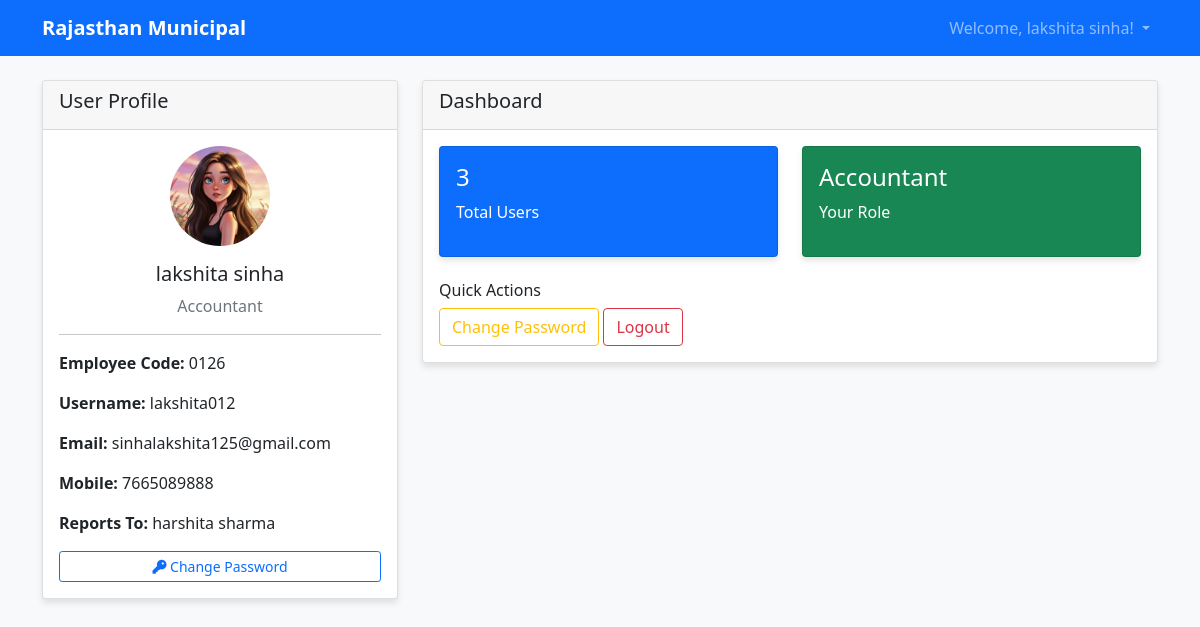
Page /dashboard/ (signed in) on the committed database.
### users/models.py (models this page shows, shortened)
class CustomUser(AbstractUser):
    emp_name = models.CharField(max_length=100, verbose_name="Employee Name")
    emp_code = models.CharField(max_length=20, unique=True, verbose_name="Employee Code")
    mobile_no = models.CharField(max_length=15, verbose_name="Mobile Number")
    report_to = models.ForeignKey(
        'self',
        on_delete=models.SET_NULL,
        null=True,
        blank=True,
        verbose_name="Reports To"
    )
    image = models.ImageField(upload_to='user_images/', blank=True, null=True, verbose_name="Profile Image")
    ROLE_CHOICES = [
        ('assistant_project_manager', 'Assistant Project Manager'),
        ('circle_manager', 'Circle Manager'),
        ('team_leader', 'Team Leader'),
        ('back_office_head', 'Back Office Head'),
        ('back_office', 'Back Office'),
        ('accountant', 'Accountant'),
        ('flying_officer_sspl', 'Flying Officer SSPL'),
        ('revenue_officer', 'Revenue Officer'),
        ('zone_commissioner', 'Zone Commissioner'),
        ('revenue_inspector', 'Revenue Inspector'),
        ('surveyor', 'Surveyor'),
        ('tax_collector', 'Tax Collector'),
        ('tele_caller', 'Tele Caller'),
        ('mis', 'MIS'),
        ('counter', 'Counter'),
        ('commissioner', 'Commissioner'),
        ('oswal', 'Oswal'),
        ('ulb_admin', 'ULB Admin'),
        ('qr_installer', 'QR Installer'),
        ('dc_revenue_first', 'DC Revenue First'),
        ('ro_revenue_first', 'RO Revenue First'),
        ('testt', 'TESTT'),
    ]
    role = models.CharField(
        max_length=30,
        choices=ROLE_CHOICES,
        default='back_office',
        verbose_name="Role"
    )
    first_name = models.CharField(max_length=30, blank=False)
    last_name = models.CharField(max_length=30, blank=False)
    email = models.EmailField(unique=True, blank=False)
    class Meta:
        verbose_name = "User"
        verbose_name_plural = "Users"

### users/views.py (the view)
# urls.py: path('dashboard/', views.dashboard_view, name='dashboard'),
def dashboard_view(request):
    if not request.user.is_authenticated:
        return redirect('login')
    context = {
        'user': request.user,
        'total_users': CustomUser.objects.count(),
    }
    return render(request, 'users/dashboard.html', context)

### users/templates/users/dashboard.html (shortened to what this page needs)
{% extends 'users/base.html' %}
{% block content %}
<div class="row">
    <div class="col-md-4">
        <div class="card">
            <div class="card-header">
                <h5>User Profile</h5>
            </div>
            <div class="card-body text-center">
                {% if user.image %}
                    <img src="{{ user.image.url }}" alt="Profile Image" class="profile-img mb-3">
                {% else %}
                    <div class="bg-secondary rounded-circle d-inline-flex align-items-center justify-content-center mb-3" style="width: 100px; height: 100px;">
                        <i class="text-white" style="font-size: 40px;">👤</i>
                    </div>
                {% endif %}
                <h5>{{ user.emp_name }}</h5>
                <p class="text-muted">{{ user.get_role_display }}</p>
                <hr>
                <div class="text-start">
                    <p><strong>Employee Code:</strong> {{ user.emp_code }}</p>
                    <p><strong>Username:</strong> {{ user.username }}</p>
                    <p><strong>Email:</strong> {{ user.email }}</p>
                    <p><strong>Mobile:</strong> {{ user.mobile_no }}</p>
                    {% if user.report_to %}
                        <p><strong>Reports To:</strong> {{ user.report_to.emp_name }}</p>
                    {% endif %}
                </div>
                <div class="mt-3">
                    <a href="{% url 'change_password' %}" class="btn btn-sm btn-outline-primary w-100">
                        <i class="fas fa-key"></i> Change Password
                    </a>
                </div>
            </div>
        </div>
    </div>
    <div class="col-md-8">
        <div class="card">
            <div class="card-header">
                <h5>Dashboard</h5>
            </div>
            <div class="card-body">
                <div class="row">
                    <div class="col-md-6">
                        <div class="card bg-primary text-white">
                            <div class="card-body">
                                <h4>{{ total_users }}</h4>
                                <p>Total Users</p>
                            </div>
                        </div>
                    </div>
                    <div class="col-md-6">
                        <div class="card bg-success text-white">
                            <div class="card-body">
                                <h4>{{ user.get_role_display }}</h4>
                                <p>Your Role</p>
                            </div>
                        </div>
                    </div>
                </div>
                <div class="mt-4">
                    <h6>Quick Actions</h6>
                    <div class="d-grid gap-2 d-md-block">
                        <a href="{% url 'change_password' %}" class="btn btn-outline-warning">Change Password</a>
                        <a href="{% url 'logout' %}" class="btn btn-outline-danger">Logout</a>
                    </div>
                </div>
            </div>
        </div>
    </div>
</div>
{% endblock %}

### users/templates/users/base.html (shortened to what this page needs)
<!DOCTYPE html>
<html lang="en">
<head>
    <link href="https://cdn.jsdelivr.net/npm/bootstrap@5.1.3/dist/css/bootstrap.min.css" rel="stylesheet">
    <link rel="stylesheet" href="https://cdnjs.cloudflare.com/ajax/libs/font-awesome/6.0.0/css/all.min.css">
</head>
<body class="bg-light">
    <nav class="navbar navbar-expand-lg navbar-dark bg-primary">
        <div class="container">
            <a class="navbar-brand" href="{% url 'home' %}">Rajasthan Municipal</a>
            <div class="navbar-nav ms-auto">
                {% if user.is_authenticated %}
                    <div class="nav-item dropdown">
                        <a class="nav-link dropdown-toggle" href="#" id="navbarDropdown" role="button" data-bs-toggle="dropdown">
                            Welcome, {{ user.emp_name }}!
                        </a>
                    </div>
                {% else %}
                    <a class="nav-link" href="{% url 'login' %}">Login</a>
                    <a class="nav-link" href="{% url 'register' %}">Register</a>
                {% endif %}
            </div>
        </div>
    </nav>
    <div class="container mt-4">
        {% block content %}
        {% endblock %}
    </div>
</body>
</html>

### users/templates/users/base.html (style rules this page uses)
.navbar-brand { font-weight: bold; }
.card { box-shadow: 0 4px 6px rgba(0, 0, 0, 0.1); }
.profile-img { width: 100px; height: 100px; object-fit: cover; border-radius: 50%; }

### rows in the picture
CustomUser: emp_name "lakshita sinha", image (picture), role "Accountant", emp_code "0126", username "lakshita012", email "sinhalakshita125@gmail.com", mobile_no "7665089888", report_to.emp_name "harshita sharma"

### other values in the picture
{{ total_users }} "3"
